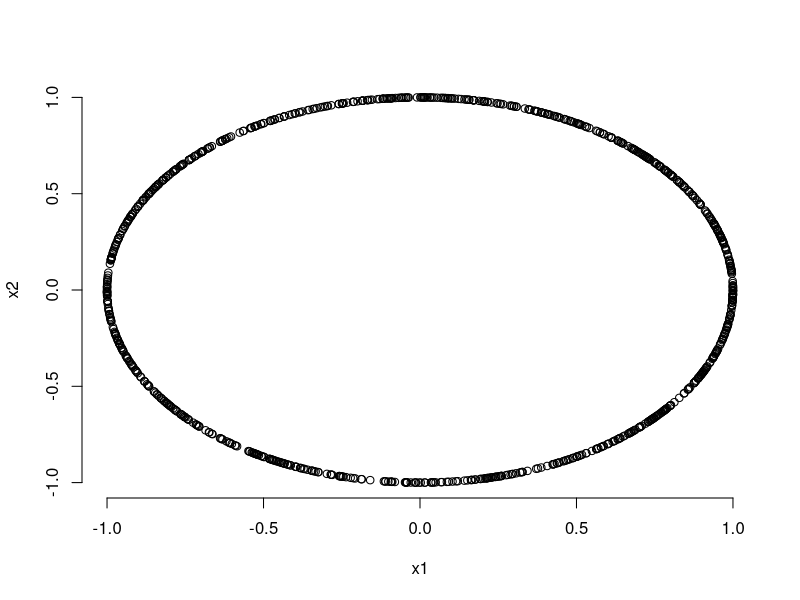

The R source for this figure:
# 设置工作路径
setwd("D:\\softwares\\applied statistics\\rcodelearning\\chap11\\sourcecode")
# 样本量
samplesize <- 1000
runif_d <- function(samplesize, d) {
    # 正态分布的随机数
    M <- matrix(rnorm(samplesize * d), nrow = samplesize, byrow = TRUE)
    # 计算M的每一行的二范数
    L <- apply(M, 1, function(x) {
        sqrt(sum(x * x))
    })
    # 多维均匀分布随机数
    U <- diag(1 / L) %*% M
    return(U)
}
X <- runif_d(samplesize, 2)
# 开始绘图
dev.new()
# 保存文件
pdf("../codeimage/code7.pdf")
# 绘制散点图
plot(X, xlab = "x1", ylab = "x2", bty = "n")
# 关闭图形
dev.off()
# 关闭文件
dev.off()
# 保存工作空间
save.image("R9.RData")
